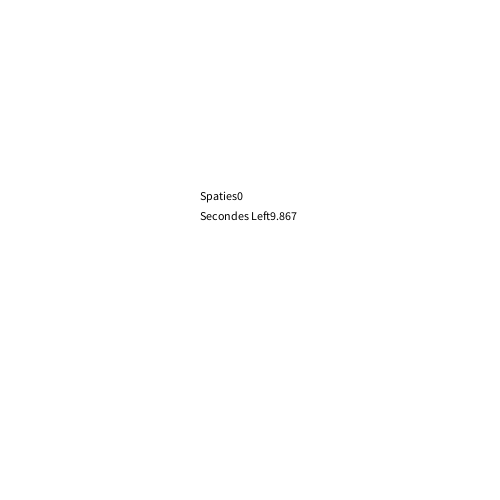
Frame 1 (no input)
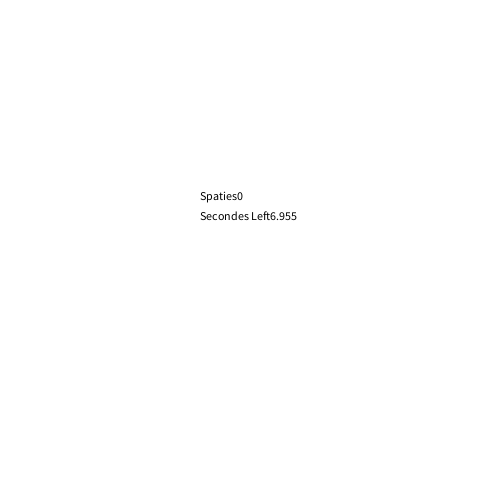
Frame 60 (the mouse pressed at the canvas centre just before this capture)
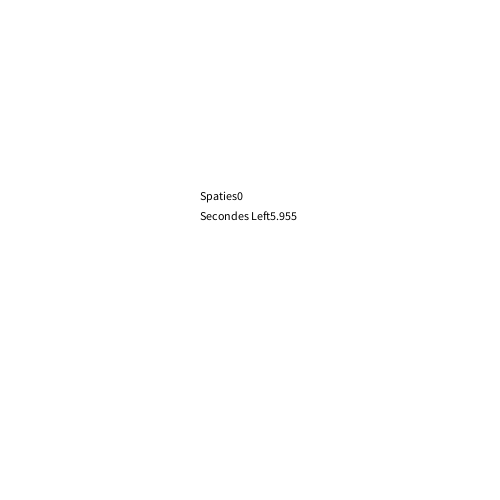
Frame 120 (the mouse held since frame 60 and released just before this capture)

The Processing sketch that drew these frames (run headless with seeded random() and noise(); from frame 60 on, the mouse is pressed at the canvas centre):

// Processing sketch: H12_Opd2
// ── H12_Opd2.pde
int seconden;
int leftAmount;
int millisLeft;
int aantalSpaties = 0;
boolean racing = true;

void setup(){
size (500,500);
}

void draw (){
background (255);
seconden = millis()/1000;
leftAmount = 9 - seconden;
millisLeft = 1000 - (millis()%1000);

  if(!racing){
  leftAmount = 0;
  millisLeft = 0;
  }
  if(seconden >= 10){
  racing = false;
  }
  fill(0);
  text("Spaties" + aantalSpaties, 200,200);
  text("Secondes Left" + leftAmount + "." + nf(millisLeft,3),200,220);
}

void keyReleased(){
  if(keyCode == 32 && racing){
  aantalSpaties++;
  }

}
